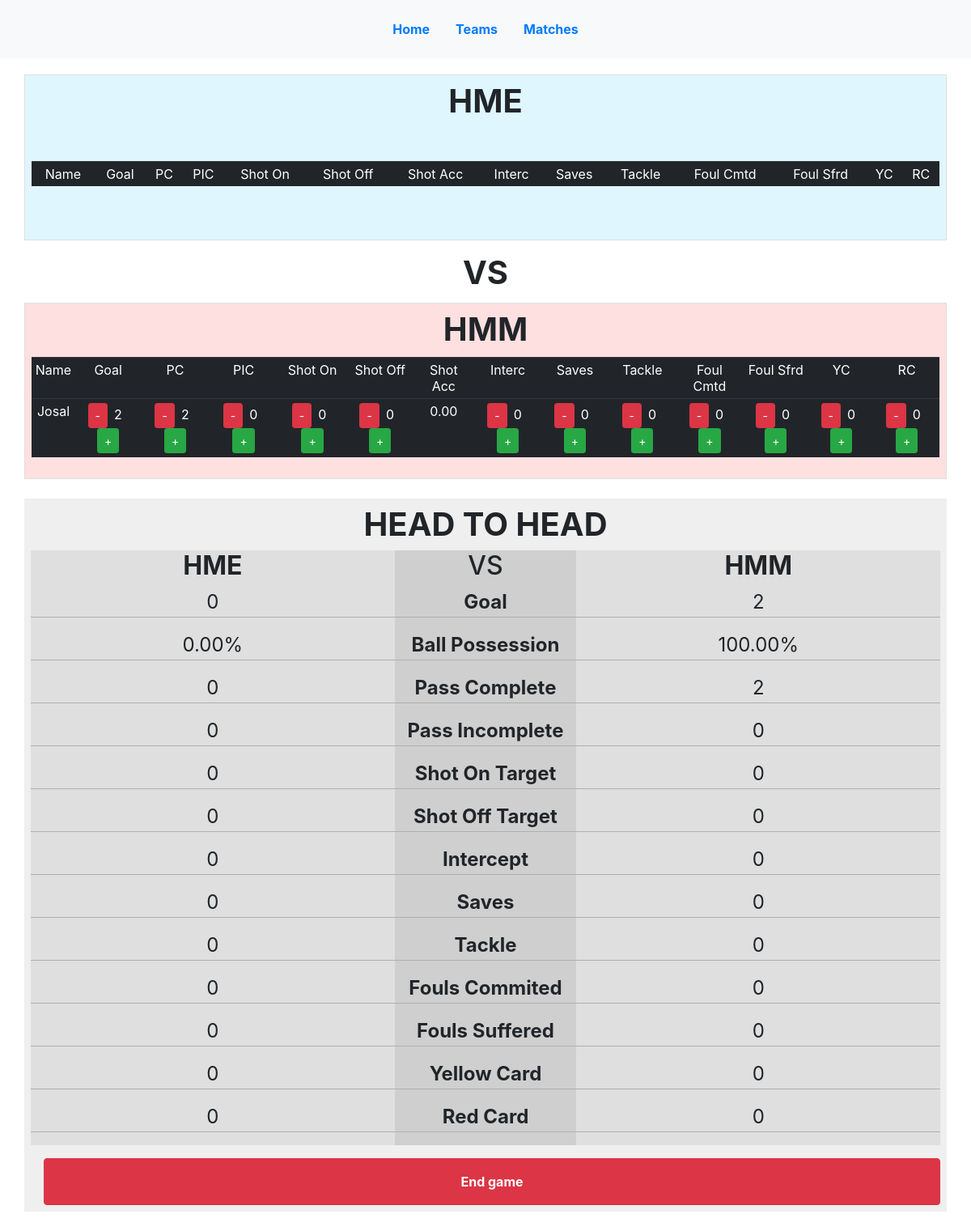
Screenshot of /match/8/ingame with the database file from the repository.
### stats/models.py (models this page shows, shortened)
class Team(models.Model):
    class Meta:
        ordering = ['-win','-draw','-lose','-goal_for','-goal_against']
    name = models.CharField(max_length=100)
    logo = models.ImageField(null=True, blank=True)
    points = models.IntegerField(default=0)
    goal_for = models.IntegerField(default=0)
    goal_against = models.IntegerField(default=0)
    win = models.IntegerField(default=0)
    lose = models.IntegerField(default=0)
    draw = models.IntegerField(default=0)

class Player(models.Model):
    class Meta:
        ordering = ['NIM',]
    NIM = models.IntegerField(primary_key=True)
    name = models.CharField(max_length=100)
    player_photo = models.ImageField(upload_to ='uploads/player/photo', null=True, blank=True)
    ktm_photo = models.ImageField(upload_to ='uploads/player/ktm', null=True, blank=True)
    team = models.ForeignKey(Team, related_name="team", on_delete=models.CASCADE, null=True)
    goal = models.IntegerField(default=0)
    pass_complete = models.IntegerField(default=0)
    pass_incomplete = models.IntegerField(default=0)
    shot_on_target = models.IntegerField(default=0)
    shot_off_target = models.IntegerField(default=0)
    shot_percentage = models.DecimalField(max_digits = 5, decimal_places = 2, default=0)
    intercept = models.IntegerField(default=0)
    saves = models.IntegerField(default=0)
    tackle = models.IntegerField(default=0)
    fouls_committed = models.IntegerField(default=0)
    fouls_suffered = models.IntegerField(default=0)
    yellow_card = models.IntegerField(default=0)
    red_card = models.IntegerField(default=0)

class Match(models.Model):
    class Meta:
        ordering = ['-match_date',]
    match_date = models.DateTimeField()
    home_team = models.ForeignKey(Team, related_name="home_team", on_delete=models.CASCADE, null=True)
    away_team = models.ForeignKey(Team, related_name="away_team", on_delete=models.CASCADE, null=True)
    available = models.BooleanField()
    goal_home = models.IntegerField(default=0)
    pass_complete_home = models.IntegerField(default=0)
    pass_incomplete_home = models.IntegerField(default=0)
    ball_possession_home = models.DecimalField(max_digits = 5, decimal_places = 2, default=0)
    shot_on_target_home = models.IntegerField(default=0)
    shot_off_target_home = models.IntegerField(default=0)
    shot_percentage_home = models.DecimalField(max_digits = 5, decimal_places = 2, default=0)
    intercept_home = models.IntegerField(default=0)
    saves_home = models.IntegerField(default=0)
    tackle_home = models.IntegerField(default=0)
    fouls_committed_home = models.IntegerField(default=0)
    fouls_suffered_home = models.IntegerField(default=0)
    yellow_card_home = models.IntegerField(default=0)
    red_card_home = models.IntegerField(default=0)
    goal_away = models.IntegerField(default=0)
    pass_complete_away = models.IntegerField(default=0)
    pass_incomplete_away = models.IntegerField(default=0)
    ball_possession_away = models.DecimalField(max_digits = 5, decimal_places = 2, default=0)
    shot_on_target_away = models.IntegerField(default=0)
    shot_off_target_away = models.IntegerField(default=0)
    shot_percentage_away = models.DecimalField(max_digits = 5, decimal_places = 2, default=0)
    intercept_away = models.IntegerField(default=0)
    saves_away = models.IntegerField(default=0)
    tackle_away = models.IntegerField(default=0)
    fouls_committed_away = models.IntegerField(default=0)
    fouls_suffered_away = models.IntegerField(default=0)
    yellow_card_away = models.IntegerField(default=0)
    red_card_away = models.IntegerField(default=0)

### stats/views.py (the view)
# urls.py: path('match/<int:pk>/ingame',views.MatchInGameView.as_view(), name ='match_in_game'),
class MatchInGameView(DetailView):
    model = Match
    context_object_name = 'match'
    template_name = 'match_in_game.html'
    def get_context_data(self, **kwargs):
        context = super().get_context_data(**kwargs)
        context['home_team'] = Team.objects.get(id = self.object.home_team.id)
        context['home_team_players'] = Player.objects.filter(team=context['home_team'])
        context['away_team'] = Team.objects.get(id = self.object.away_team.id)
        context['away_team_players'] = Player.objects.filter(team=context['away_team'])
        return context

### templates/match_in_game.html (shortened to what this page needs)
{% extends 'base.html' %}
{% block content %}
{% if match.available %}
<div class="match_in_game">
      <div class="home_team_in_game">
        <div class="team_detail">
          <h1 class="text-center font-weight-bold">{{ home_team.name }}</h1>
       </div>
        <div class="team_players">
          <table class="table table-dark text-center table-sm">
            <thead>
              <tr>
                <td>Name</td>
                <td>Goal</td>
                <td>PC</td>
                <td>PIC</td>
                <td>Shot On</td>
                <td>Shot Off</td>
                <td>Shot Acc</td>
                <td>Interc</td>
                <td>Saves</td>
                <td>Tackle</td>
                <td>Foul Cmtd</td>
                <td>Foul Sfrd</td>
                <td>YC</td>
                <td>RC</td>
              </tr>
            </thead>
          </table>
        </div>
      </div>
      <h1 class="versus_text text-center mt-3 font-weight-bold">VS</h1>
      <div class="away_team_in_game">
        <div class="team_detail">
          <h1 class="text-center font-weight-bold">{{ away_team.name }}</h1>
       </div>
        <div class="team_players">
          <table class="table table-dark text-center table-sm">
            <thead>
              <tr>
                <td>Name</td>
                <td>Goal</td>
                <td>PC</td>
                <td>PIC</td>
                <td>Shot On</td>
                <td>Shot Off</td>
                <td>Shot Acc</td>
                <td>Interc</td>
                <td>Saves</td>
                <td>Tackle</td>
                <td>Foul Cmtd</td>
                <td>Foul Sfrd</td>
                <td>YC</td>
                <td>RC</td>
              </tr>
            </thead>
            <tbody>
              {% for player in away_team_players %}
              <tr>
                <td>{{player.name}}</td>
                <td><button class="btn btn-danger goal btn-sm" id="goal-min-{{player.pk}}-away">-</button><span class="ml-2 mr-2" id="goal-val-{{player.pk}}-away">{{player.goal}}</span><button class="btn btn-success goal btn-sm" id="goal-plus-{{player.pk}}-away">+</button></td>
                <td><button class="btn btn-danger pass_complete btn-sm" id="pass_complete-min-{{player.pk}}-away">-</button><span class="ml-2 mr-2" id="pass_complete-val-{{player.pk}}-away">{{player.pass_complete}}</span> <button class="btn btn-success pass_complete btn-sm" id="pass_complete-plus-{{player.pk}}-away">+</button></td>
                <td><button class="btn btn-danger pass_incomplete btn-sm" id="pass_incomplete-min-{{player.pk}}-away">-</button><span class="ml-2 mr-2" id="pass_incomplete-val-{{player.pk}}-away">{{player.pass_incomplete}}</span> <button class="btn btn-success pass_incomplete btn-sm" id="pass_incomplete-plus-{{player.pk}}-away">+</button></td>
                <td><button class="btn btn-danger shot_on_target btn-sm" id="shot_on_target-min-{{player.pk}}-away">-</button><span class="ml-2 mr-2" id="shot_on_target-val-{{player.pk}}-away">{{player.shot_on_target}}</span> <button class="btn btn-success shot_on_target btn-sm" id="shot_on_target-plus-{{player.pk}}-away">+</button></td>
                <td><button class="btn btn-danger shot_off_target btn-sm" id="shot_off_target-min-{{player.pk}}-away">-</button><span class="ml-2 mr-2" id="shot_off_target-val-{{player.pk}}-away">{{player.shot_off_target}}</span><button class="btn btn-success shot_off_target btn-sm" id="shot_off_target-plus-{{player.pk}}-away">+</button></td>
                <td><span class="ml-2 mr-2" id="shot_percentage-val-{{player.pk}}-away">{{player.shot_percentage}}</span></td>
                <td><button class="btn btn-danger intercept btn-sm" id="intercept-min-{{player.pk}}-away">-</button><span class="ml-2 mr-2" id="intercept-val-{{player.pk}}-away">{{player.intercept}}</span><button class="btn btn-success intercept btn-sm" id="intercept-plus-{{player.pk}}-away">+</button></td>
                <td><button class="btn btn-danger saves btn-sm" id="saves-min-{{player.pk}}-away">-</button><span class="ml-2 mr-2" id="saves-val-{{player.pk}}-away">{{player.saves}}</span><button class="btn btn-success saves btn-sm" id="saves-plus-{{player.pk}}-away">+</button></td>
                <td><button class="btn btn-danger tackle btn-sm" id="tackle-min-{{player.pk}}-away">-</button><span class="ml-2 mr-2" id="tackle-val-{{player.pk}}-away">{{player.tackle}}</span><button class="btn btn-success tackle btn-sm" id="tackle-plus-{{player.pk}}-away">+</button></td>
                <td><button class="btn btn-danger fouls_committed btn-sm" id="fouls_committed-min-{{player.pk}}-away">-</button><span class="ml-2 mr-2" id="fouls_committed-val-{{player.pk}}-away">{{player.fouls_committed}}</span><button class="btn btn-success fouls_committed btn-sm" id="fouls_committed-plus-{{player.pk}}-away">+</button></td>
                <td><button class="btn btn-danger fouls_suffered btn-sm" id="fouls_suffered-min-{{player.pk}}-away">-</button><span class="ml-2 mr-2" id="fouls_suffered-val-{{player.pk}}-away">{{player.fouls_suffered}}</span><button class="btn btn-success fouls_suffered btn-sm" id="fouls_suffered-plus-{{player.pk}}-away">+</button></td>
                <td><button class="btn btn-danger yellow_card btn-sm" id="yellow_card-min-{{player.pk}}-away">-</button><span class="ml-2 mr-2" id="yellow_card-val-{{player.pk}}-away">{{player.yellow_card}}</span><button class="btn btn-success yellow_card btn-sm" id="yellow_card-plus-{{player.pk}}-away">+</button></td>
                <td><button class="btn btn-danger red_card btn-sm" id="red_card-min-{{player.pk}}-away">-</button><span class="ml-2 mr-2" id="red_card-val-{{player.pk}}-away">{{player.red_card}}</span><button class="btn btn-success red_card btn-sm" id="red_card-plus-{{player.pk}}-away">+</button></td>
              </tr>
              {% endfor %}
            </tbody>
          </table>
        </div>
      </div>
  </div>
{% endif %}
    <div class="head_to_head mt-4 mb-4 p-2" id="head2head">
      <h1 class="text-center font-weight-bold head_to_head_title">HEAD TO HEAD</h1>
      <div class="home_stats text-center" id="home_stats">
        <h2 class="font-weight-bold">{{home_team.name}}</h2>
        <p id ="head_to_head-goal-home">{{match.goal_home}}</p>
        <p id ="head_to_head-ball_possession-home">{{match.ball_possession_home}}%</p>
        <p id ="head_to_head-pass_complete-home">{{match.pass_complete_home}}</p>
        <p id ="head_to_head-pass_incomplete-home">{{match.pass_incomplete_home}}</p>
        <p id ="head_to_head-shot_on_target-home">{{match.shot_on_target_home}}</p>
        <p id ="head_to_head-shot_off_target-home">{{match.shot_off_target_home}}</p>
        <p id ="head_to_head-intercept-home">{{match.intercept_home}}</p>
        <p id ="head_to_head-saves-home">{{match.saves_home}}</p>
        <p id ="head_to_head-tackle-home">{{match.tackle_home}}</p>
        <p id ="head_to_head-fouls_commited-home">{{match.fouls_committed_home}}</p>
        <p id ="head_to_head-fouls_suffered-home">{{match.fouls_suffered_home}}</p>
        <p id ="head_to_head-yellow_card-home">{{match.yellow_card_home}}</p>
        <p id ="head_to_head-red_card-home">{{match.red_card_home}}</p>
      </div>
      <div class="stats_type text-center font-weight-bold">
        <h2>VS</h2>
        <p>Goal</p>
        <p>Ball Possession</p>
        <p>Pass Complete</p>
        <p>Pass Incomplete</p>
        <p>Shot On Target</p>
        <p>Shot Off Target</p>
        <p>Intercept</p>
        <p>Saves</p>
        <p>Tackle</p>
        <p>Fouls Commited</p>
        <p>Fouls Suffered</p>
        <p>Yellow Card</p>
        <p>Red Card</p>
      </div>
      <div class="away_stats text-center" id="away_stats">
        <h2 class="font-weight-bold">{{away_team.name}}</h2>
        <p id ="head_to_head-goal-away" >{{match.goal_away}}</p>
        <p id ="head_to_head-ball_possession-away">{{match.ball_possession_away}}%</p>
        <p id ="head_to_head-pass_complete-away">{{match.pass_complete_away}}</p>
        <p id ="head_to_head-pass_incomplete-away">{{match.pass_incomplete_away}}</p>
        <p id ="head_to_head-shot_on_target-away">{{match.shot_on_target_away}}</p>
        <p id ="head_to_head-shot_off_target-away">{{match.shot_off_target_away}}</p>
        <p id ="head_to_head-intercept-away">{{match.intercept_away}}</p>
        <p id ="head_to_head-saves-away">{{match.saves_away}}</p>
        <p id ="head_to_head-tackle-away">{{match.tackle_away}}</p>
        <p id ="head_to_head-fouls_commited-away">{{match.fouls_committed_away}}</p>
        <p id ="head_to_head-fouls_suffered-away">{{match.fouls_suffered_away}}</p>
        <p id ="head_to_head-yellow_card-away">{{match.yellow_card_away}}</p>
        <p id ="head_to_head-red_card-away">{{match.red_card_away}}</p>
      </div>
      {% if match.available %}
      <button class="btn btn-danger ml-3 mt-3 p-3" id="end_game">End game</button>
    </div>
  {% endif %}
{% endblock content %}

### static/base.css (style rules this page uses)
.match_in_game { margin:0 auto; width:95%; display: grid; min-height: 500px; grid-template-columns: repeat(12,1fr); }
.home_team_in_game, .away_team_in_game { padding :8px; min-height: 200px; height: 100%; grid-column: span 12; display: grid; grid-template-columns: repeat(12,1fr); }
.home_team_in_game { background: #e0f6ff; border: 1px solid #dfdfdf; }
.away_team_in_game { background: #ffe0e0; border: 1px solid #dfdfdf; }
.versus_text { grid-column: span 12; }
.head_to_head { width:95%; margin:0 auto; background: #efefef; display:grid; grid-template-columns: repeat(5,1fr); }
.head_to_head_title { grid-column: span 5; }
.home_stats, .away_stats { background: #dfdfdf; font-size: 24px; grid-column: span 2; }
.home_stats p, .away_stats p, .stats_type p { border-bottom: 1px solid #afafaf; }
.stats_type { font-size: 24px; background: #cfcfcf; }
#end_game { grid-column : span 5; font-weight: bold; }
.team_players { grid-column : span 12; }
.team_detail { grid-column: span 12; width:90%; margin:0 auto; }

### rows the page displays
Team: name "HME"
Team: name "HMM"
Player: name "Josal", goal "2", pass_complete "2", pass_incomplete "0", shot_on_target "0", shot_off_target "0", shot_percentage "0.00", intercept "0", saves "0", tackle "0", fouls_committed "0", fouls_suffered "0", yellow_card "0", red_card "0"
Match: goal_home "0", ball_possession_home "0.00", pass_complete_home "0", pass_incomplete_home "0", shot_on_target_home "0", shot_off_target_home "0", intercept_home "0", saves_home "0", tackle_home "0", fouls_committed_home "0", fouls_suffered_home "0", yellow_card_home "0", red_card_home "0", goal_away "2", ball_possession_away "100.00", pass_complete_away "2", pass_incomplete_away "0", shot_on_target_away "0", shot_off_target_away "0", intercept_away "0", saves_away "0", tackle_away "0", fouls_committed_away "0", fouls_suffered_away "0", yellow_card_away "0", red_card_away "0"
